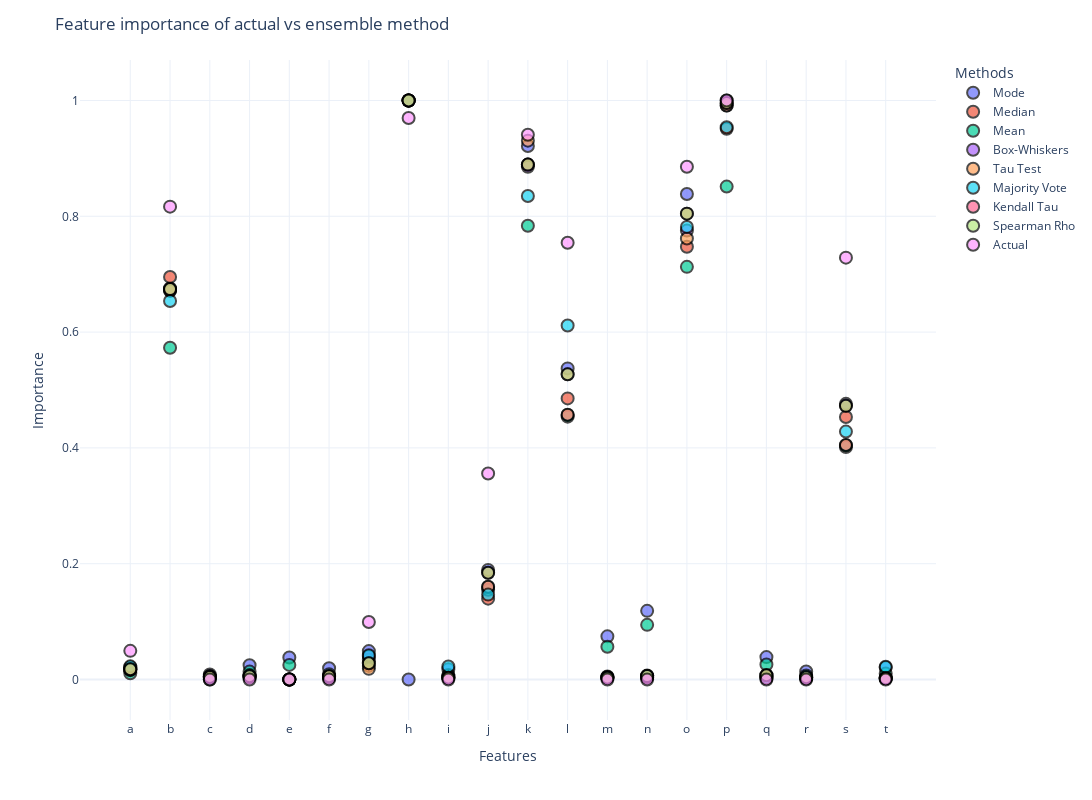

Notebook code for this chart:
### Code cell
fig = px.scatter(df_results, x="Features", y="Importance", color="Methods")

fig.update_layout(
    template="plotly_white", title="Feature importance of actual vs ensemble method", width=1500, height=800,
)

fig.update_traces(marker=dict(size=12, line=dict(width=2, color="Black")), selector=dict(mode="markers"), opacity=0.7)

fig.write_html("results.html")
fig.show()

### Figure 1 — Plotly figure (JSON) as saved in the notebook; plotly's stock layout.template omitted (floating-point values rounded to 4 significant figures)
{"data": [{"hovertemplate": "Methods=Mode<br>Features=%{x}<br>Importance=%{y}<extra></extra>", "legendgroup": "Mode", "marker": {"color": "#636efa", "line": {"color": "Black", "width": 2}, "size": 12, "symbol": "circle"}, "mode": "markers", "name": "Mode", "opacity": 0.7, "showlegend": true, "type": "scatter", "x": ["a", "b", "c", "d", "e", "f", "g", "h", "i", "j", "k", "l", "m", "n", "o", "p", "q", "r", "s", "t"], "xaxis": "x", "y": [0.02113, 0.6757, 0.008629, 0.02452, 0.03797, 0.01942, 0.04903, 0, 0.01787, 0.1892, 0.9213, 0.5373, 0.07454, 0.1186, 0.8385, 1, 0.03869, 0.01371, 0.4761, 0.02053], "yaxis": "y"}, {"hovertemplate": "Methods=Median<br>Features=%{x}<br>Importance=%{y}<extra></extra>", "legendgroup": "Median", "marker": {"color": "#EF553B", "line": {"color": "Black", "width": 2}, "size": 12, "symbol": "circle"}, "mode": "markers", "name": "Median", "opacity": 0.7, "showlegend": true, "type": "scatter", "x": ["a", "b", "c", "d", "e", "f", "g", "h", "i", "j", "k", "l", "m", "n", "o", "p", "q", "r", "s", "t"], "xaxis": "x", "y": [0.01783, 0.6953, 0.004834, 0.003818, 0, 0.004881, 0.02346, 1, 0.0057, 0.1396, 0.8893, 0.4855, 0.005127, 0.003405, 0.7474, 0.9511, 0.004749, 0.003499, 0.4533, 0.004395], "yaxis": "y"}, {"hovertemplate": "Methods=Mean<br>Features=%{x}<br>Importance=%{y}<extra></extra>", "legendgroup": "Mean", "marker": {"color": "#00cc96", "line": {"color": "Black", "width": 2}, "size": 12, "symbol": "circle"}, "mode": "markers", "name": "Mean", "opacity": 0.7, "showlegend": true, "type": "scatter", "x": ["a", "b", "c", "d", "e", "f", "g", "h", "i", "j", "k", "l", "m", "n", "o", "p", "q", "r", "s", "t"], "xaxis": "x", "y": [0.01073, 0.5729, 0, 0.01365, 0.02519, 0.009266, 0.0347, 1, 0.007939, 0.1551, 0.7838, 0.454, 0.0566, 0.09441, 0.7127, 0.8513, 0.02582, 0.004363, 0.4014, 0.01022], "yaxis": "y"}, {"hovertemplate": "Methods=Box-Whiskers<br>Features=%{x}<br>Importance=%{y}<extra></extra>", "legendgroup": "Box-Whiskers", "marker": {"color": "#ab63fa", "line": {"color": "Black", "width": 2}, "size": 12, "symbol": "circle"}, "mode": "markers", "name": "Box-Whiskers", "opacity": 0.7, "showlegend": true, "type": "scatter", "x": ["a", "b", "c", "d", "e", "f", "g", "h", "i", "j", "k", "l", "m", "n", "o", "p", "q", "r", "s", "t"], "xaxis": "x", "y": [0.01614, 0.6714, 0.005468, 0.005729, 0, 0.005664, 0.03997, 1, 0.002983, 0.1597, 0.8855, 0.457, 0.003159, 0.00584, 0.7753, 0.9914, 0.00739, 0.003731, 0.4047, 0.001963], "yaxis": "y"}, {"hovertemplate": "Methods=Tau Test<br>Features=%{x}<br>Importance=%{y}<extra></extra>", "legendgroup": "Tau Test", "marker": {"color": "#FFA15A", "line": {"color": "Black", "width": 2}, "size": 12, "symbol": "circle"}, "mode": "markers", "name": "Tau Test", "opacity": 0.7, "showlegend": true, "type": "scatter", "x": ["a", "b", "c", "d", "e", "f", "g", "h", "i", "j", "k", "l", "m", "n", "o", "p", "q", "r", "s", "t"], "xaxis": "x", "y": [0.0169, 0.6716, 0.006231, 0.004056, 0, 0.003321, 0.0184, 1, 0.003748, 0.1603, 0.9307, 0.4574, 0.003924, 0.00333, 0.7618, 0.9914, 0.0033, 0.001665, 0.4052, 0.002728], "yaxis": "y"}, {"hovertemplate": "Methods=Majority Vote<br>Features=%{x}<br>Importance=%{y}<extra></extra>", "legendgroup": "Majority Vote", "marker": {"color": "#19d3f3", "line": {"color": "Black", "width": 2}, "size": 12, "symbol": "circle"}, "mode": "markers", "name": "Majority Vote", "opacity": 0.7, "showlegend": true, "type": "scatter", "x": ["a", "b", "c", "d", "e", "f", "g", "h", "i", "j", "k", "l", "m", "n", "o", "p", "q", "r", "s", "t"], "xaxis": "x", "y": [0.02275, 0.6536, 0.003635, 0.007642, 0, 0.002507, 0.04203, 1, 0.02243, 0.1466, 0.835, 0.6114, 0.004393, 0.007004, 0.7815, 0.9539, 0.002226, 0.007104, 0.4282, 0.02206], "yaxis": "y"}, {"hovertemplate": "Methods=Kendall Tau<br>Features=%{x}<br>Importance=%{y}<extra></extra>", "legendgroup": "Kendall Tau", "marker": {"color": "#FF6692", "line": {"color": "Black", "width": 2}, "size": 12, "symbol": "circle"}, "mode": "markers", "name": "Kendall Tau", "opacity": 0.7, "showlegend": true, "type": "scatter", "x": ["a", "b", "c", "d", "e", "f", "g", "h", "i", "j", "k", "l", "m", "n", "o", "p", "q", "r", "s", "t"], "xaxis": "x", "y": [0.01759, 0.6743, 0.004222, 0.005754, 0, 0.005688, 0.0281, 1, 0.002996, 0.1842, 0.8893, 0.5271, 0.003173, 0.005865, 0.8046, 0.9957, 0.007422, 0.003747, 0.4726, 0.001971], "yaxis": "y"}, {"hovertemplate": "Methods=Spearman Rho<br>Features=%{x}<br>Importance=%{y}<extra></extra>", "legendgroup": "Spearman Rho", "marker": {"color": "#B6E880", "line": {"color": "Black", "width": 2}, "size": 12, "symbol": "circle"}, "mode": "markers", "name": "Spearman Rho", "opacity": 0.7, "showlegend": true, "type": "scatter", "x": ["a", "b", "c", "d", "e", "f", "g", "h", "i", "j", "k", "l", "m", "n", "o", "p", "q", "r", "s", "t"], "xaxis": "x", "y": [0.01759, 0.6743, 0.004222, 0.005754, 0, 0.005688, 0.0281, 1, 0.002996, 0.1842, 0.8893, 0.5271, 0.003173, 0.005865, 0.8046, 0.9957, 0.007422, 0.003747, 0.4726, 0.001971], "yaxis": "y"}, {"hovertemplate": "Methods=Actual<br>Features=%{x}<br>Importance=%{y}<extra></extra>", "legendgroup": "Actual", "marker": {"color": "#FF97FF", "line": {"color": "Black", "width": 2}, "size": 12, "symbol": "circle"}, "mode": "markers", "name": "Actual", "opacity": 0.7, "showlegend": true, "type": "scatter", "x": ["a", "b", "c", "d", "e", "f", "g", "h", "i", "j", "k", "l", "m", "n", "o", "p", "q", "r", "s", "t"], "xaxis": "x", "y": [0.04947, 0.8166, 0, 0, 0, 0, 0.0992, 0.9698, 0, 0.3557, 0.9408, 0.7543, 0, 0, 0.8856, 1, 0, 0, 0.7286, 0], "yaxis": "y"}], "layout": {"height": 800, "legend": {"title": {"text": "Methods"}, "tracegroupgap": 0}, "margin": {"t": 60}, "title": {"text": "Feature importance of actual vs ensemble method"}, "width": 1500, "xaxis": {"anchor": "y", "autorange": true, "domain": [0, 1], "range": [-1.198, 20.2], "title": {"text": "Features"}, "type": "category"}, "yaxis": {"anchor": "x", "autorange": true, "domain": [0, 1], "range": [-0.06995, 1.07], "title": {"text": "Importance"}, "type": "linear"}}}
